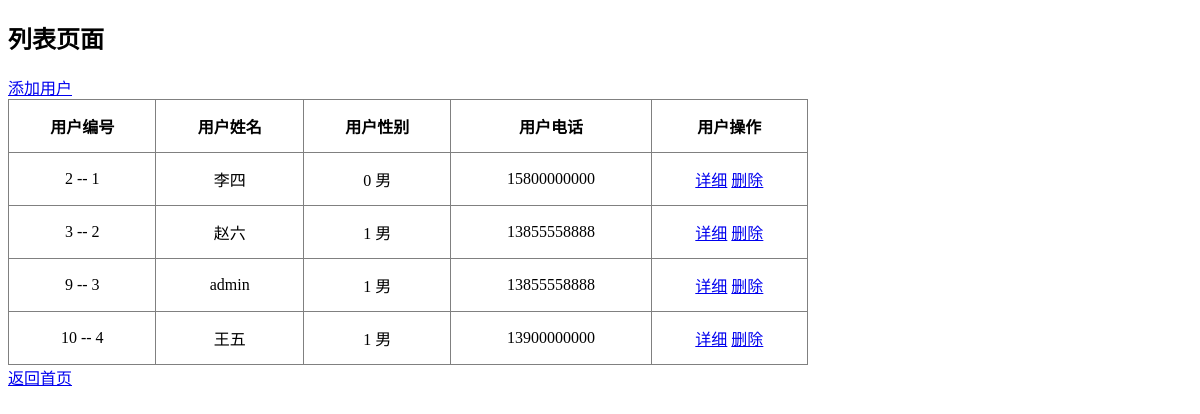
Page /list/ on the committed database.
### blog/models.py (models this page shows, shortened)
class UserInfo(models.Model):
    username = models.CharField(max_length=50)
    password = models.CharField(max_length=50)
    gender = models.CharField(max_length=1, choices=(("1", "男"), ("0", "女")))
    age = models.IntegerField()
    phone = models.CharField(max_length=20)

### blog/views.py (the view)
# urls.py: url(r"^list/$", list, name="list"),
def list(request):
    users = UserInfo.objects.all()
    return render(request, "blog/list.html", {"users": users})

### template/blog/list.html (shortened to what this page needs)
<!DOCTYPE html>
<html lang="en">
<head>
    <link rel="stylesheet" href="/static/css/main.css">
</head>
<body>
    <h2>列表页面</h2>
    <a href="{% url 'blog:adduser' %}">添加用户</a>
    <table class="userList">
        <thead>
        <tr>
            <th>用户编号</th>
            <th>用户姓名</th>
            <th>用户性别</th>
            <th>用户电话</th>
            <th>用户操作</th>
        </tr>
        </thead>
        <tbody>
            {% for user in users %}
            <tr>
                <td>{{ user.id }} -- {{ forloop.counter}}</td>
                <td>{{ user.username }}</td>
                <td> {{user.gender}}
                    {% if user.gender %}
                        男
                    {% else %}
                        女
                    {% endif %}
                </td>
                <td>{{ user.phone }}</td>
                <td>
                    <a href="{% url 'blog:detail' user.id %}">详细</a>
                    <a href="{% url 'blog:delete' user.id %}">删除</a>
                </td>
            </tr>
            {% endfor %}
        </tbody>
    </table>
    <a href="{% url 'blog:index' %}"> 返回首页 </a>
</body>
</html>

### static/css/main.css (style rules this page uses)
table.userList { width:800px; height:auto; border: 1px solid grey; border-collapse: collapse; }
table.userList tr th,td { height:50px; border: 1px solid grey; text-align: center; }

### rows in the picture
UserInfo: id "2", username "李四", gender "0", shows "男", phone "15800000000"
UserInfo: id "3", username "赵六", gender "1", shows "男", phone "13855558888"
UserInfo: id "9", username "admin", gender "1", shows "男", phone "13855558888"
UserInfo: id "10", username "王五", gender "1", shows "男", phone "13900000000"
